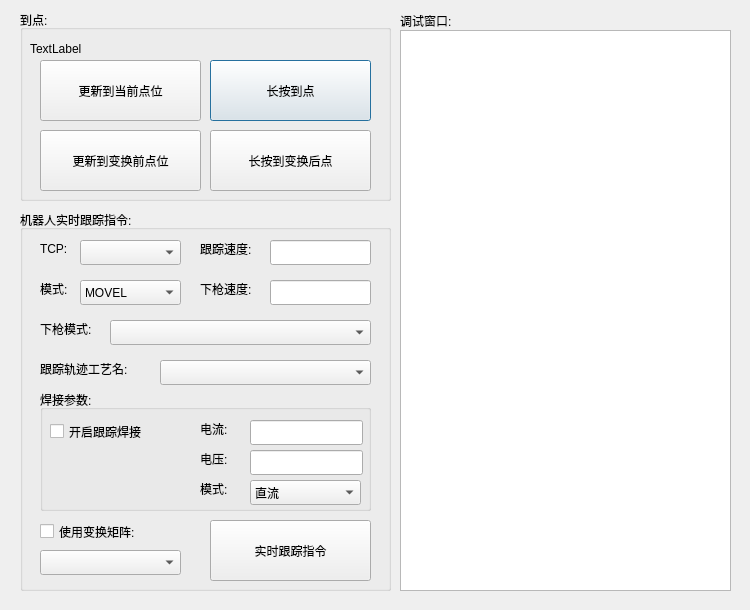
<?xml version="1.0" encoding="UTF-8"?>
<ui version="4.0">
 <class>keytracerealtime2Dlg</class>
 <widget class="QDialog" name="keytracerealtime2Dlg">
  <property name="geometry">
   <rect>
    <x>0</x>
    <y>0</y>
    <width>750</width>
    <height>610</height>
   </rect>
  </property>
  <property name="windowTitle">
   <string>Dialog</string>
  </property>
  <widget class="QLabel" name="label_3">
   <property name="geometry">
    <rect>
     <x>20</x>
     <y>150</y>
     <width>67</width>
     <height>17</height>
    </rect>
   </property>
   <property name="text">
    <string/>
   </property>
  </widget>
  <widget class="QGroupBox" name="groupBox_2">
   <property name="geometry">
    <rect>
     <x>20</x>
     <y>10</y>
     <width>371</width>
     <height>191</height>
    </rect>
   </property>
   <property name="title">
    <string>到点:</string>
   </property>
   <widget class="QLabel" name="arrive_pos">
    <property name="geometry">
     <rect>
      <x>10</x>
      <y>30</y>
      <width>351</width>
      <height>17</height>
     </rect>
    </property>
    <property name="text">
     <string>TextLabel</string>
    </property>
   </widget>
   <widget class="QPushButton" name="arriveBtn">
    <property name="geometry">
     <rect>
      <x>190</x>
      <y>50</y>
      <width>161</width>
      <height>61</height>
     </rect>
    </property>
    <property name="text">
     <string>长按到点</string>
    </property>
   </widget>
   <widget class="QPushButton" name="updata_posBtn">
    <property name="geometry">
     <rect>
      <x>20</x>
      <y>50</y>
      <width>161</width>
      <height>61</height>
     </rect>
    </property>
    <property name="text">
     <string>更新到当前点位</string>
    </property>
   </widget>
   <widget class="QPushButton" name="updata_posBtn_2">
    <property name="geometry">
     <rect>
      <x>20</x>
      <y>120</y>
      <width>161</width>
      <height>61</height>
     </rect>
    </property>
    <property name="text">
     <string>更新到变换前点位</string>
    </property>
   </widget>
   <widget class="QPushButton" name="arriveBtn_2">
    <property name="geometry">
     <rect>
      <x>190</x>
      <y>120</y>
      <width>161</width>
      <height>61</height>
     </rect>
    </property>
    <property name="text">
     <string>长按到变换后点</string>
    </property>
   </widget>
  </widget>
  <widget class="QGroupBox" name="groupBox">
   <property name="geometry">
    <rect>
     <x>20</x>
     <y>210</y>
     <width>371</width>
     <height>381</height>
    </rect>
   </property>
   <property name="title">
    <string>机器人实时跟踪指令:</string>
   </property>
   <widget class="QPushButton" name="tracerealtime2addBtn">
    <property name="geometry">
     <rect>
      <x>190</x>
      <y>310</y>
      <width>161</width>
      <height>61</height>
     </rect>
    </property>
    <property name="text">
     <string>实时跟踪指令</string>
    </property>
   </widget>
   <widget class="QLabel" name="label_2">
    <property name="geometry">
     <rect>
      <x>20</x>
      <y>30</y>
      <width>31</width>
      <height>17</height>
     </rect>
    </property>
    <property name="text">
     <string>TCP:</string>
    </property>
   </widget>
   <widget class="QComboBox" name="tracerealtime2tcpcombo">
    <property name="geometry">
     <rect>
      <x>60</x>
      <y>30</y>
      <width>101</width>
      <height>25</height>
     </rect>
    </property>
   </widget>
   <widget class="QLabel" name="label_14">
    <property name="geometry">
     <rect>
      <x>180</x>
      <y>30</y>
      <width>71</width>
      <height>17</height>
     </rect>
    </property>
    <property name="text">
     <string>跟踪速度:</string>
    </property>
   </widget>
   <widget class="QLineEdit" name="tracerealtime2movespeed">
    <property name="geometry">
     <rect>
      <x>250</x>
      <y>30</y>
      <width>101</width>
      <height>25</height>
     </rect>
    </property>
    <property name="text">
     <string/>
    </property>
   </widget>
   <widget class="QLabel" name="label_16">
    <property name="geometry">
     <rect>
      <x>20</x>
      <y>70</y>
      <width>41</width>
      <height>17</height>
     </rect>
    </property>
    <property name="text">
     <string>模式:</string>
    </property>
   </widget>
   <widget class="QComboBox" name="tracerealtime2movemodecombo">
    <property name="geometry">
     <rect>
      <x>60</x>
      <y>70</y>
      <width>101</width>
      <height>25</height>
     </rect>
    </property>
    <item>
     <property name="text">
      <string>MOVEL</string>
     </property>
    </item>
    <item>
     <property name="text">
      <string>MOVEJ</string>
     </property>
    </item>
    <item>
     <property name="text">
      <string>MOVEC</string>
     </property>
    </item>
   </widget>
   <widget class="QComboBox" name="tracerealtime2changecombo">
    <property name="geometry">
     <rect>
      <x>20</x>
      <y>340</y>
      <width>141</width>
      <height>25</height>
     </rect>
    </property>
   </widget>
   <widget class="QCheckBox" name="tracerealtime2changecheckBox">
    <property name="geometry">
     <rect>
      <x>20</x>
      <y>310</y>
      <width>131</width>
      <height>23</height>
     </rect>
    </property>
    <property name="text">
     <string>使用变换矩阵:</string>
    </property>
   </widget>
   <widget class="QLineEdit" name="tracerealtime2movedownspeed">
    <property name="geometry">
     <rect>
      <x>250</x>
      <y>70</y>
      <width>101</width>
      <height>25</height>
     </rect>
    </property>
    <property name="text">
     <string/>
    </property>
   </widget>
   <widget class="QLabel" name="label_15">
    <property name="geometry">
     <rect>
      <x>180</x>
      <y>70</y>
      <width>71</width>
      <height>17</height>
     </rect>
    </property>
    <property name="text">
     <string>下枪速度:</string>
    </property>
   </widget>
   <widget class="QGroupBox" name="groupBox_3">
    <property name="geometry">
     <rect>
      <x>20</x>
      <y>180</y>
      <width>331</width>
      <height>121</height>
     </rect>
    </property>
    <property name="title">
     <string>焊接参数:</string>
    </property>
    <widget class="QLabel" name="label_10">
     <property name="geometry">
      <rect>
       <x>160</x>
       <y>60</y>
       <width>41</width>
       <height>17</height>
      </rect>
     </property>
     <property name="text">
      <string>电压:</string>
     </property>
    </widget>
    <widget class="QLabel" name="label_9">
     <property name="geometry">
      <rect>
       <x>160</x>
       <y>90</y>
       <width>41</width>
       <height>17</height>
      </rect>
     </property>
     <property name="text">
      <string>模式:</string>
     </property>
    </widget>
    <widget class="QLineEdit" name="weldercurrent_v">
     <property name="geometry">
      <rect>
       <x>210</x>
       <y>60</y>
       <width>113</width>
       <height>25</height>
      </rect>
     </property>
    </widget>
    <widget class="QLineEdit" name="weldercurrent">
     <property name="geometry">
      <rect>
       <x>210</x>
       <y>30</y>
       <width>113</width>
       <height>25</height>
      </rect>
     </property>
    </widget>
    <widget class="QComboBox" name="weldermodelcombo">
     <property name="geometry">
      <rect>
       <x>210</x>
       <y>90</y>
       <width>111</width>
       <height>25</height>
      </rect>
     </property>
     <item>
      <property name="text">
       <string>直流</string>
      </property>
     </item>
     <item>
      <property name="text">
       <string>交流</string>
      </property>
     </item>
    </widget>
    <widget class="QLabel" name="label_8">
     <property name="geometry">
      <rect>
       <x>160</x>
       <y>30</y>
       <width>41</width>
       <height>17</height>
      </rect>
     </property>
     <property name="text">
      <string>电流:</string>
     </property>
    </widget>
    <widget class="QCheckBox" name="tracerealtime2weldcheckBox">
     <property name="geometry">
      <rect>
       <x>10</x>
       <y>30</y>
       <width>111</width>
       <height>23</height>
      </rect>
     </property>
     <property name="text">
      <string>开启跟踪焊接</string>
     </property>
    </widget>
   </widget>
   <widget class="QLabel" name="label_18">
    <property name="geometry">
     <rect>
      <x>20</x>
      <y>150</y>
      <width>121</width>
      <height>17</height>
     </rect>
    </property>
    <property name="text">
     <string>跟踪轨迹工艺名:</string>
    </property>
   </widget>
   <widget class="QLabel" name="label_17">
    <property name="geometry">
     <rect>
      <x>20</x>
      <y>110</y>
      <width>71</width>
      <height>17</height>
     </rect>
    </property>
    <property name="text">
     <string>下枪模式:</string>
    </property>
   </widget>
   <widget class="QComboBox" name="tracerealtime2modecombo">
    <property name="geometry">
     <rect>
      <x>90</x>
      <y>110</y>
      <width>261</width>
      <height>25</height>
     </rect>
    </property>
   </widget>
   <widget class="QComboBox" name="tracerealtime2filepathcombo">
    <property name="geometry">
     <rect>
      <x>140</x>
      <y>150</y>
      <width>211</width>
      <height>25</height>
     </rect>
    </property>
   </widget>
  </widget>
  <widget class="QLabel" name="label">
   <property name="geometry">
    <rect>
     <x>400</x>
     <y>12</y>
     <width>67</width>
     <height>17</height>
    </rect>
   </property>
   <property name="text">
    <string>调试窗口:</string>
   </property>
  </widget>
  <widget class="QTextBrowser" name="record">
   <property name="geometry">
    <rect>
     <x>400</x>
     <y>30</y>
     <width>331</width>
     <height>561</height>
    </rect>
   </property>
  </widget>
 </widget>
 <resources/>
 <connections/>
</ui>
